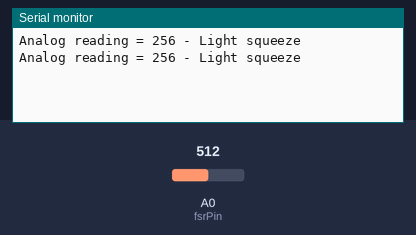
The sketch below on a simulated Arduino Uno, built with avr-gcc and run on an emulated ATmega328P. Shown: the last lines printed to the serial monitor. The inputs (shaded band) are chosen by the test bench; at power-on: A0 (fsrPin) = 512.

Above: at 1.8 s.
1.9 s: A0 (fsrPin) set to 411
At 2.4 s:
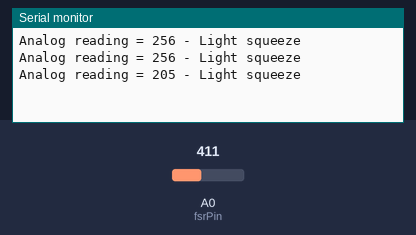
3.4 s: A0 (fsrPin) set to 388
At 4.8 s:
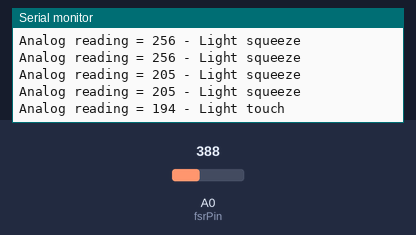
6.5 s: A0 (fsrPin) set to 21
At 7.5 s:
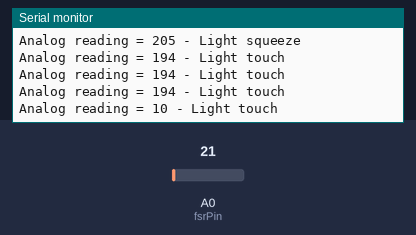
8.0 s: A0 (fsrPin) set to 17
At 8.8 s:
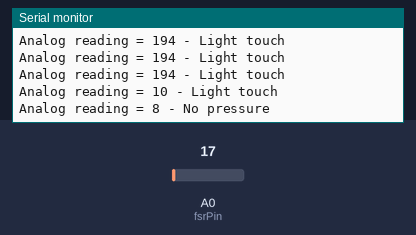

Measured:
- the behaviour switches between 400 and 399 on A0 (fsrPin) (found by bisection; images 1 and 2)
- the behaviour switches between 20 and 19 on A0 (fsrPin) (found by bisection; images 3 and 4)
- after the input at 1.9 s, the serial monitor: prints a new line after 0.10 s (image 1)
- after the input at 3.4 s, the serial monitor: prints a new line after 0.60 s (image 2)
- after the input at 6.5 s, the serial monitor: prints a new line after 0.50 s (image 3)
- after the input at 8.0 s, the serial monitor: prints a new line at once (image 4)

The sketch:

FSR.ino
```cpp
/* FSR simple testing sketch.

Connect one end of FSR to power, the other end to Analog 0.
Then connect one end of a 10K resistor from Analog 0 to ground

For more information see www.ladyada.net/learn/sensors/fsr.html */

int fsrPin = 0;     // the FSR and 10K pulldown are connected to a0
int fsrReading;     // the analog reading from the FSR resistor divider

void setup(void) {
  // We'll send debugging information via the Serial monitor
  Serial.begin(9600);
}

void loop(void) {
  fsrReading = analogRead(fsrPin)/2;

  Serial.print("Analog reading = ");
  Serial.print(fsrReading);     // the raw analog reading

  // We'll have a few threshholds, qualitatively determined
  if (fsrReading < 10) {
    Serial.println(" - No pressure");
  } else if (fsrReading < 200) {
    Serial.println(" - Light touch");
  } else if (fsrReading < 500) {
    Serial.println(" - Light squeeze");
  } else if (fsrReading < 800) {
    Serial.println(" - Medium squeeze");
  } else {
    Serial.println(" - Big squeeze");
  }
  delay(1000);
} 
```
